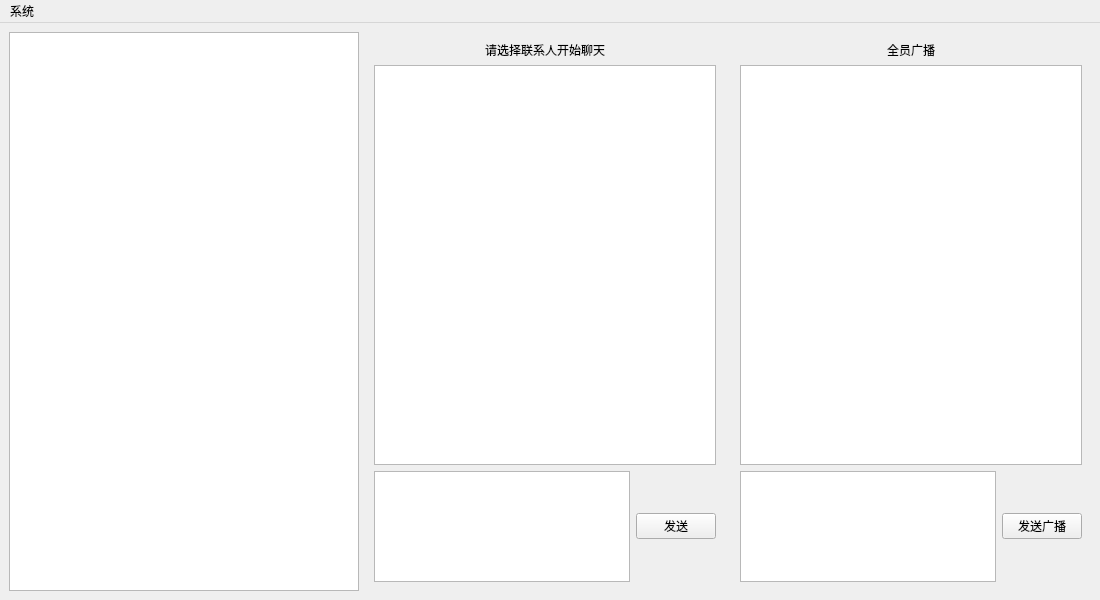
<?xml version="1.0" encoding="UTF-8"?>
<ui version="4.0">
 <class>MainWindow</class>
 <widget class="QMainWindow" name="MainWindow">
  <property name="geometry">
   <rect>
    <x>0</x>
    <y>0</y>
    <width>1100</width> <!-- 仅加宽窗口，适配广播区域 -->
    <height>600</height>
   </rect>
  </property>
  <property name="windowTitle">
   <string>QtIM - 主界面</string>
  </property>
  <widget class="QWidget" name="centralwidget">
   <layout class="QHBoxLayout" name="horizontalLayout">
    <!-- 原有：左侧联系人列表 -->
    <item>
     <widget class="QListView" name="lv_contacts">
      <property name="minimumSize">
       <size>
        <width>200</width>
        <height>0</height>
       </size>
      </property>
     </widget>
    </item>

    <!-- 原有：中间私聊窗口 -->
    <item>
     <widget class="QStackedWidget" name="stacked_chat">
      <property name="currentIndex">
       <number>0</number>
      </property>
      <widget class="QWidget" name="page_default">
       <layout class="QVBoxLayout" name="verticalLayout">
        <item>
         <widget class="QLabel" name="label_tip">
          <property name="text">
           <string>请选择联系人开始聊天</string>
          </property>
          <property name="alignment">
           <set>Qt::AlignCenter</set>
          </property>
         </widget>
        </item>
        <item>
         <widget class="QTextBrowser" name="browser_chat">
          <property name="minimumSize">
           <size>
            <width>0</width>
            <height>400</height>
           </size>
          </property>
         </widget>
        </item>
        <item>
         <layout class="QHBoxLayout" name="horizontalLayout_2">
          <item>
           <widget class="QTextEdit" name="edit_input">
            <property name="minimumSize">
             <size>
              <width>0</width>
              <height>80</height>
             </size>
            </property>
           </widget>
          </item>
          <item>
           <widget class="QPushButton" name="btn_send">
            <property name="text">
             <string>发送</string>
            </property>
            <property name="minimumSize">
             <size>
              <width>80</width>
              <height>0</height>
             </size>
            </property>
           </widget>
          </item>
         </layout>
        </item>
       </layout>
      </widget>
     </widget>
    </item>

    <!-- 新增：右侧固定广播窗口（仅加这部分，不改动原有代码） -->
    <item>
     <widget class="QWidget" name="widget_broadcast">
      <property name="minimumSize">
       <size>
        <width>300</width>
        <height>0</height>
       </size>
      </property>
      <layout class="QVBoxLayout" name="verticalLayout_broadcast">
        <!-- 广播标题 -->
        <item>
         <widget class="QLabel" name="label_broadcast_title">
          <property name="text">
           <string>全员广播</string>
          </property>
          <property name="alignment">
           <set>Qt::AlignCenter</set>
          </property>
         </widget>
        </item>
        <!-- 广播消息显示区 -->
        <item>
         <widget class="QTextBrowser" name="browser_broadcast">
          <property name="minimumSize">
           <size>
            <width>0</width>
            <height>400</height>
           </size>
          </property>
         </widget>
        </item>
        <!-- 广播输入+发送 -->
        <item>
         <layout class="QHBoxLayout" name="horizontalLayout_broadcast">
          <item>
           <widget class="QTextEdit" name="edit_broadcast_input">
            <property name="minimumSize">
             <size>
              <width>0</width>
              <height>80</height>
             </size>
            </property>
           </widget>
          </item>
          <item>
           <widget class="QPushButton" name="btn_broadcast_send">
            <property name="text">
             <string>发送广播</string>
            </property>
            <property name="minimumSize">
             <size>
              <width>80</width>
              <height>0</height>
             </size>
            </property>
           </widget>
          </item>
         </layout>
        </item>
       </layout>
     </widget>
    </item>
   </layout>
  </widget>

  <!-- 原有菜单栏，完全不动 -->
  <widget class="QMenuBar" name="menubar">
   <property name="geometry">
    <rect>
     <x>0</x>
     <y>0</y>
     <width>1100</width> <!-- 仅同步窗口宽度 -->
     <height>23</height>
    </rect>
   </property>
   <widget class="QMenu" name="menu_system">
    <property name="title">
     <string>系统</string>
    </property>
    <addaction name="action_exit_login"/>
   </widget>
   <addaction name="menu_system"/>
  </widget>
  <action name="action_exit_login">
   <property name="text">
    <string>退出登录</string>
   </property>
  </action>
 </widget>
 <resources/>
 <connections/>
</ui>
